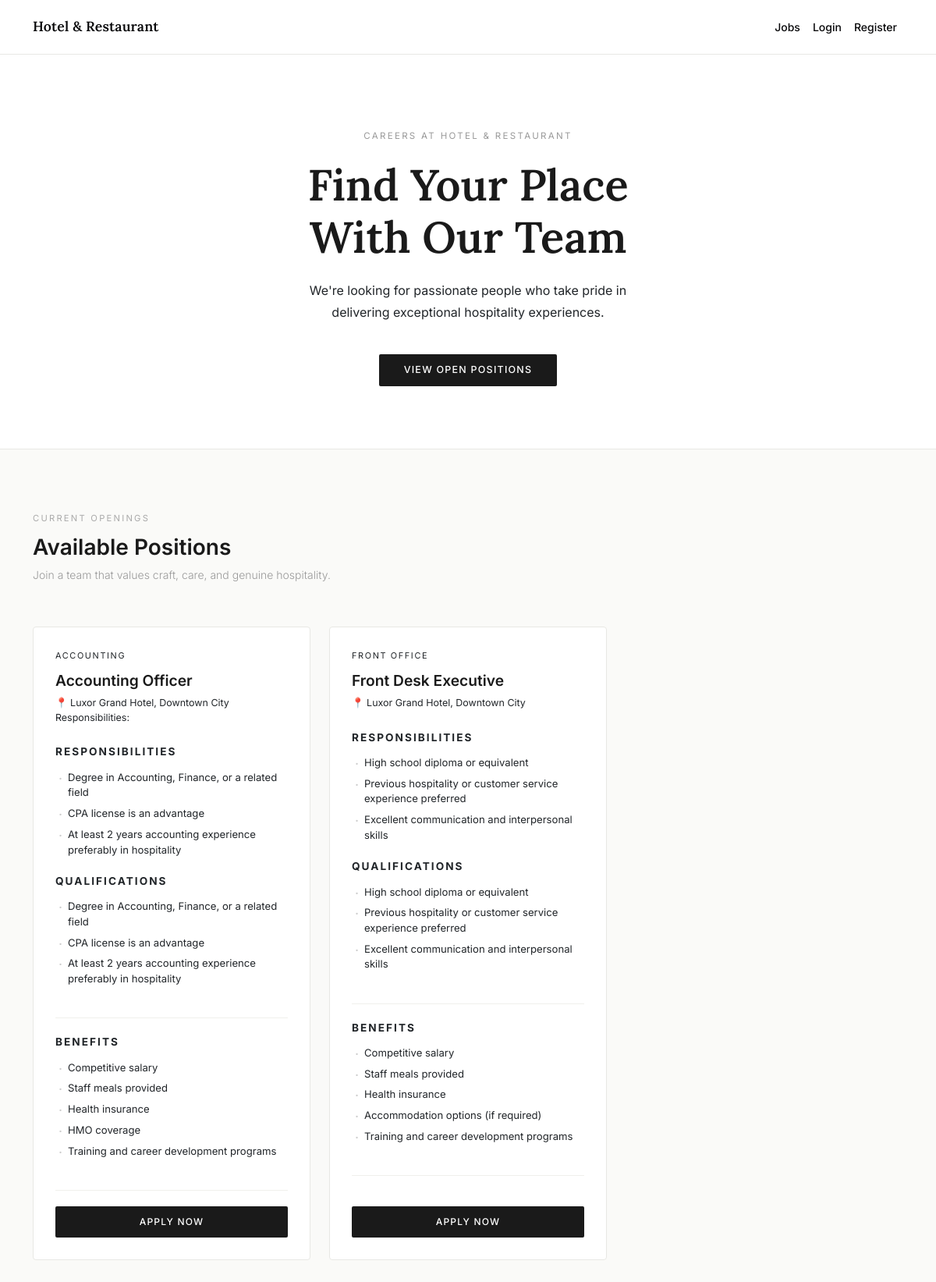
The page / on the database its author committed.
### tables this page shows
CREATE TABLE `job_openings` (
  `id` int(11) NOT NULL,
  `title` varchar(255) NOT NULL,
  `department` varchar(100) NOT NULL,
  `responsibilities` text NOT NULL,
  `qualifications` text NOT NULL,
  `benefits` text NOT NULL,
  `location` text NOT NULL,
  `status` enum('open','closed') DEFAULT 'open',
  `created_at` timestamp NOT NULL DEFAULT current_timestamp()
);

### modules/Recruitment.php (called while the page is built, shortened)
<?php
require_once '../config/Database.php';
class Recruitment{
    private $conn;
    private $table_name = "job_openings";
    public function __construct()
    {
       $db = new Database();
       $this->conn = $db->connect();
    }
    public function getOpenJobs(){
        $query = "SELECT * FROM ". $this->table_name. " WHERE status = 'open' ORDER BY created_at DESC";
        $stmt = $this->conn->prepare($query);
        $stmt->execute();
        return $stmt;
    }
}
?>

### config/Database.php (called while the page is built, shortened)
<?php
    class Database {
        private $host = DB_HOST;
        private $db_name = DB_NAME;
        private $username = DB_USER;
        private $password = DB_PASS;
        public function connect(){
            try {
                $this->conn = new PDO("mysql:host=". $this->host.
                                      ";dbname=". $this->db_name ,
                                                 $this->username,
                                                 $this->password
                                    );
                $this->conn->setAttribute(PDO::ATTR_ERRMODE, PDO::ERRMODE_EXCEPTION);
                return $this->conn;
            } catch (PDOException $e) {
                echo "Connection error: " . $e->getMessage();
            }
        }
    }
?>

### public/index.php (the view, shortened to what this page needs)
<?php
require_once '../modules/Recruitment.php';
$recruitment = new Recruitment();
$stmt = $recruitment->getOpenJobs();
$jobs = $stmt->fetchAll(PDO::FETCH_ASSOC);
?>
<?php include '../includes/header.php'; ?>
<div class="hero-banner">
    <div class="container">
        <p class="hero-eyebrow">Careers at Hotel &amp; Restaurant</p>
        <h1 class="hero-title">Find Your Place<br>With Our Team</h1>
        <p class="hero-subtitle text-dark">
            We're looking for passionate people who take pride in delivering exceptional hospitality experiences.
        </p>
        <a href="#jobs" class="btn-explore">View Open Positions</a>
    </div>
</div>
<div class="jobs-section" id="jobs">
    <div class="container">
        <div class="section-header">
            <p class="section-eyebrow">Current Openings</p>
            <h2 class="section-title">Available Positions</h2>
            <p class="section-desc">Join a team that values craft, care, and genuine hospitality.</p>
        </div>
        <?php if (count($jobs) > 0): ?>
            <div class="row g-4">
                <?php foreach ($jobs as $job): ?>
                    <div class="col-md-6 col-lg-4">
                        <div class="card job-card border-0">
                            <div class="job-card-body">
                                <div class="job-dept text-dark"><?= htmlspecialchars($job['department']) ?></div>
                                <h5 class="job-title"><?= htmlspecialchars($job['title']) ?></h5>
                                <?php if (!empty($job['location'])): ?>
                                    <div class="job-location text-dark">📍 <?= htmlspecialchars($job['location']) ?></div>
                                <?php endif; ?>
                                <?php
                                $reqs = array_filter(array_map('trim', explode("\n", $job['qualifications'])));
                                ?>
                                <div class="job-section-label">Responsibilities</div>
                                <ul class="job-list">
                                    <?php foreach (array_slice($reqs, 0, 3) as $req): ?>
                                        <li><?= htmlspecialchars($req) ?></li>
                                    <?php endforeach; ?>
                                </ul>
                                <div class="job-section-label">Qualifications</div>
                                <ul class="job-list">
                                    <?php foreach (array_slice($reqs, 0, 3) as $req): ?>
                                        <li><?= htmlspecialchars($req) ?></li>
                                    <?php endforeach; ?>
                                </ul>
                                <?php if (!empty($job['benefits'])): ?>
                                    <div class="card-divider"></div>
                                    <div class="job-section-label fw-bold">Benefits</div>
                                    <ul class="job-list">
                                        <?php
                                        $benefits = array_filter(array_map('trim', explode("\n", $job['benefits'])));
                                        foreach ($benefits as $benefit):
                                        ?>
                                            <li><?= htmlspecialchars($benefit) ?></li>
                                        <?php endforeach; ?>
                                    </ul>
                                <?php endif; ?>
                                <div class="card-divider"></div>
                                <a href="apply.php?job_id=<?= $job['id'] ?>&title=<?= urlencode($job['title']) ?>"
                                   class="btn-apply">Apply Now</a>
                            </div>
                        </div>
                    </div>
                <?php endforeach; ?>
            </div>
        <?php endif; ?>
    </div>
</div>
<?php include '../includes/footer.php'; ?>

### includes/header.php (shortened to what this page needs)
<!DOCTYPE html>
<html lang="en">
<head>
    <link href="../public/assets/css/bootstrap.min.css" rel="stylesheet">
    <link href="../public/assets/css/style.css" rel="stylesheet">
    <link rel="stylesheet" href="../public/assets/style.css">
    <link href="https://cdn.jsdelivr.net/npm/bootstrap@5.3.2/dist/css/bootstrap.min.css" rel="stylesheet">
</head>
<body>
<nav class="navbar navbar-expand-lg navbar-light bg-light">
    <div class="container">
        <a class="navbar-brand" href="../public/index.php">Hotel & Restaurant</a>
        <div class="collapse navbar-collapse" id="navbarNav">
            <ul class="navbar-nav ms-auto">
                <li class="nav-item"><a class="nav-link" href="index.php">Jobs</a></li>
                <?php if(isset($_SESSION['applicant_username'])): ?>
                    <li class="nav-item"><a class="nav-link" href="#">Hello, <?php echo htmlspecialchars($_SESSION['applicant_username']); ?></a></li>
                    <li class="nav-item"><a class="nav-link" href="../logout.php">Logout</a></li>
                <?php else: ?>
                    <li class="nav-item"><a class="nav-link" href="login.php">Login</a></li>
                    <li class="nav-item"><a class="nav-link" href="register.php">Register</a></li>
                <?php endif; ?>
            </ul>
        </div>
    </div>
</nav>

### includes/footer.php (shortened to what this page needs)
</body>
</html>

### public/assets/style.css (style rules this page uses)
* { margin: 0; }
body { margin: 0; }

### includes/header.php (style rules this page uses)
html { scroll-behavior: smooth; }
nav .nav-link { color: #09090b !important; font-size: 0.875rem; font-weight: 500; }
nav .navbar-brand { color: #09090b !important; font-weight: 600; }

### public/index.php (style rules this page uses)
body { background-color: #fafaf8; font-family: 'Inter', sans-serif; color: #1a1a1a; }
.navbar { background: #ffffff !important; border-bottom: 1px solid #e8e8e4; padding: 1rem 0; }
.navbar-brand { font-family: 'Lora', serif; font-size: 1.1rem; color: #1a1a1a !important; letter-spacing: 0.01em; }
.nav-link { color: #555 !important; font-size: 0.875rem; }
.hero-banner { background: #ffffff; border-bottom: 1px solid #e8e8e4; padding: 6rem 0 5rem; text-align: center; }
.hero-eyebrow { font-size: 0.72rem; letter-spacing: 0.2em; text-transform: uppercase; color: #999; margin-bottom: 1.25rem; }
.hero-title { font-family: 'Lora', serif; font-size: clamp(2.25rem, 5vw, 3.5rem); font-weight: 600; color: #1a1a1a; line-height: 1.2; margin-bottom: 1.25rem; }
.hero-subtitle { font-size: 1rem; color: #888; line-height: 1.75; max-width: 480px; margin: 0 auto 2.5rem; }
.btn-explore { display: inline-block; padding: 0.7rem 2rem; background: #1a1a1a; color: #ffffff; font-size: 0.78rem; font-weight: 500; letter-spacing: 0.1em; text-transform: uppercase; text-decoration: none; border-radius: 2px; transition: background 0.2s; }
.jobs-section { padding: 5rem 0; }
.section-header { margin-bottom: 3.5rem; }
.section-eyebrow { font-size: 0.7rem; letter-spacing: 0.2em; text-transform: uppercase; color: #aaa; margin-bottom: 0.75rem; }
.section-title { font-size: 1.75rem; font-weight: 600; color: #1a1a1a; margin-bottom: 0.5rem; }
.section-desc { font-size: 0.875rem; color: #999; font-weight: 300; }
.job-card { background: #ffffff; border: 1px solid #e8e8e4 !important; border-radius: 4px !important; transition: box-shadow 0.2s, border-color 0.2s; height: 100%; }
.job-card-body { padding: 1.75rem; display: flex; flex-direction: column; height: 100%; }
.job-dept { font-size: 0.68rem; letter-spacing: 0.15em; text-transform: uppercase; color: #aaa; margin-bottom: 0.75rem; }
.job-title { font-size: 1.2rem; font-weight: 600; color: #1a1a1a; margin-bottom: 0.4rem; line-height: 1.3; }
.job-location { font-size: 0.78rem; color: #bbb; margin-bottom: 1.5rem; }
.card-divider { height: 1px; background: #f0f0ec; margin: 1.25rem 0; }
.job-section-label { font-size: 0.85rem; letter-spacing: 0.15em; text-transform: uppercase; margin-bottom: 0.6rem; font-weight: bold; }
.job-list { list-style: none; padding: 0; margin: 0 0 1rem; }
.job-list li { font-size: 0.82rem; padding: 0.22rem 0 0.22rem 1rem; position: relative; line-height: 1.5; }
.job-list li::before { content: '·'; position: absolute; left: 0.25rem; color: #ccc; font-size: 1.1rem; line-height: 1.2; }
.btn-apply { display: block; width: 100%; padding: 0.7rem; background: #1a1a1a; border: none; color: #ffffff; font-size: 0.75rem; font-weight: 500; letter-spacing: 0.1em; text-transform: uppercase; text-align: center; text-decoration: none; border-radius: 2px; transition: background 0.2s; margin-top: auto; }
#jobs { scroll-margin-top: 80px; }

### rows shown on the page
job_openings: department "ACCOUNTING", title "Accounting Officer", location "Luxor Grand Hotel, Downtown City Responsibilities:", qualifications "Degree in Accounting, Finance, or a related field", qualifications "CPA license is an advantage", qualifications "At least 2 years accounting experience preferably in hospitality", benefits "Competitive salary", benefits "Staff meals provided", benefits "Health insurance", benefits "HMO coverage", benefits "Training and career development programs"
job_openings: department "FRONT OFFICE", title "Front Desk Executive", location "Luxor Grand Hotel, Downtown City", qualifications "High school diploma or equivalent", qualifications "Previous hospitality or customer service experience preferred", qualifications "Excellent communication and interpersonal skills", benefits "Competitive salary", benefits "Staff meals provided", benefits "Health insurance", benefits "Accommodation options (if required)", benefits "Training and career development programs"
